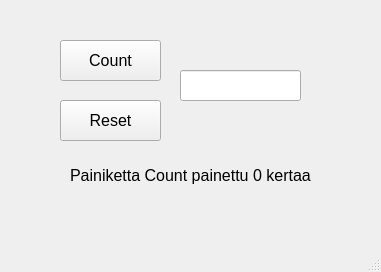
<?xml version="1.0" encoding="UTF-8"?>
<ui version="4.0">
 <class>MainWindow</class>
 <widget class="QMainWindow" name="MainWindow">
  <property name="geometry">
   <rect>
    <x>0</x>
    <y>0</y>
    <width>381</width>
    <height>272</height>
   </rect>
  </property>
  <property name="windowTitle">
   <string>MainWindow</string>
  </property>
  <widget class="QWidget" name="centralwidget">
   <widget class="QPushButton" name="btnCount">
    <property name="geometry">
     <rect>
      <x>60</x>
      <y>40</y>
      <width>101</width>
      <height>41</height>
     </rect>
    </property>
    <property name="font">
     <font>
      <pointsize>12</pointsize>
     </font>
    </property>
    <property name="text">
     <string>Count</string>
    </property>
   </widget>
   <widget class="QPushButton" name="btnReset">
    <property name="geometry">
     <rect>
      <x>60</x>
      <y>100</y>
      <width>101</width>
      <height>41</height>
     </rect>
    </property>
    <property name="font">
     <font>
      <pointsize>12</pointsize>
     </font>
    </property>
    <property name="text">
     <string>Reset</string>
    </property>
   </widget>
   <widget class="QLineEdit" name="txtResult">
    <property name="geometry">
     <rect>
      <x>180</x>
      <y>70</y>
      <width>121</width>
      <height>31</height>
     </rect>
    </property>
    <property name="font">
     <font>
      <pointsize>12</pointsize>
     </font>
    </property>
   </widget>
   <widget class="QLabel" name="labelInfo">
    <property name="geometry">
     <rect>
      <x>70</x>
      <y>160</y>
      <width>281</width>
      <height>31</height>
     </rect>
    </property>
    <property name="font">
     <font>
      <pointsize>12</pointsize>
     </font>
    </property>
    <property name="text">
     <string>Painiketta Count painettu 0 kertaa</string>
    </property>
   </widget>
  </widget>
  <widget class="QMenuBar" name="menubar">
   <property name="geometry">
    <rect>
     <x>0</x>
     <y>0</y>
     <width>381</width>
     <height>22</height>
    </rect>
   </property>
  </widget>
  <widget class="QStatusBar" name="statusbar"/>
 </widget>
 <resources/>
 <connections/>
</ui>
